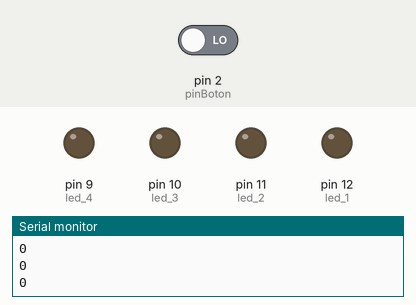
This sketch was run on a simulated Arduino Uno, built with avr-gcc and run on an emulated ATmega328P. Shown: output pins drawn as LEDs (lit = HIGH), the last lines printed to the serial monitor. Inputs (shaded band) come from the test bench; at power-on: pin 2 (pinBoton) LOW. Random numbers use the default seed unless the sketch sets one.

Above: at 8.8 s.
8.9 s: pin 2 (pinBoton) driven HIGH
At 12.4 s:
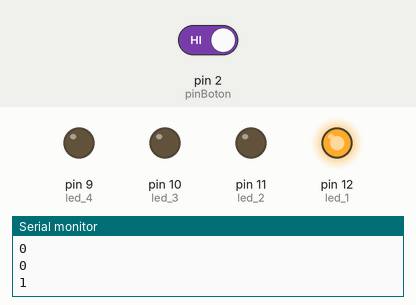
At 13.8 s:
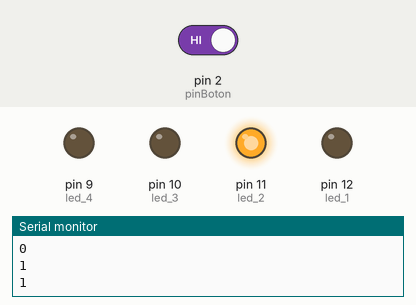
16.5 s: pin 2 (pinBoton) driven LOW
21.5 s: pin 2 (pinBoton) driven HIGH
At 22.5 s:
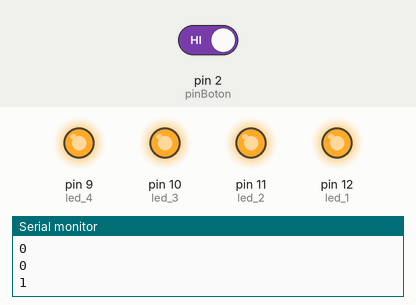
Timing chart, 0 to 36.0 s (numbered marks = the images above; inputs shaded):
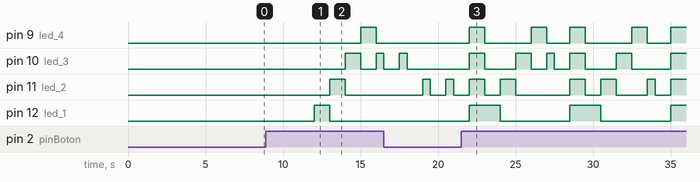

The sketch:

p_03.ino
```cpp
int led_1 = 12;
int led_2 = 11;
int led_3 = 10;
int led_4 = 9;
int pinBoton = 2;
int valorBoton = 0;
int varPlus = 0;
int ranNum;
int RANDOM;

int pinsCount=4;                        // declaring the integer variable pinsCount
int pins[] = {9,10,11,12};          // declaring the array pins[]

void setup() {
  Serial.begin(9600); //activar el serial
  for (int i=0; i<pinsCount; i=i+1){    // counting the variable i
    pinMode(pins[i], OUTPUT);            // initialising the pin at index i of the array of pins as OUTPUT
  }

  pinMode(led_1,OUTPUT); //se ha definido el pin 12 como output de la placa
  pinMode(led_2,OUTPUT); //se ha definido el pin 11 como output de la placa
  pinMode(led_3,OUTPUT); //se ha definido el pin 10 como output de la placa
  pinMode(led_4,OUTPUT); //se ha definido el pin 10 como output de la placa
  pinMode(pinBoton,INPUT); //declaramos que el pin es INPUT, porque es un botón, si fuese un led seria OUTPUT
}


void loop() {

  valorBoton = digitalRead(pinBoton); //recoge el valor del botón
  Serial.println(valorBoton);

    if (valorBoton == 1){
    varPlus += 1;
  }

  switch (varPlus) {

  case 1:
    if (varPlus == 1){
     digitalWrite(led_1, HIGH);
     digitalWrite(led_2, LOW);
     digitalWrite(led_3, LOW);
     digitalWrite(led_4, LOW);
     delay(500);
    }
    break;

  case 2:
    if (varPlus == 2){
     digitalWrite(led_1, LOW);
     digitalWrite(led_2, HIGH);
     digitalWrite(led_3, LOW);
     digitalWrite(led_4, LOW);
     delay(500);
    }
    break;

  case 3:
    if (varPlus == 3){
     digitalWrite(led_1, LOW);
     digitalWrite(led_2, LOW);
     digitalWrite(led_3, HIGH);
     digitalWrite(led_4, LOW);
     delay(500);
    }
    break;

  case 4:
    if (varPlus == 4){
     digitalWrite(led_1, LOW);
     digitalWrite(led_2, LOW);
     digitalWrite(led_3, LOW);
     digitalWrite(led_4, HIGH);
     delay(500);
    }
    break;

  case 5:
    if (varPlus == 5){
     digitalWrite(led_1, LOW);
     digitalWrite(led_2, LOW);
     digitalWrite(led_3, LOW);
     digitalWrite(led_4, LOW);
     RANDOM = random(0, 3);
     digitalWrite(pins[RANDOM], HIGH);
     delay(500);
     digitalWrite(pins[RANDOM], LOW);
     delay(500);
    }
    break;

  case 6:
    if (varPlus == 6){
     digitalWrite(led_1, HIGH);
     digitalWrite(led_2, HIGH);
     digitalWrite(led_3, HIGH);
     digitalWrite(led_4, HIGH);
     delay(500);
     varPlus = 0;
    }
    break;


  default:

    if (varPlus == 0){
     delay(3000);
     digitalWrite(led_1, LOW);
     digitalWrite(led_2, LOW);
     digitalWrite(led_3, LOW);
     digitalWrite(led_4, LOW);
     delay(500);
    }
    break;

}

  delay(500);

}
```

Measured:
- after the input at 8.9 s, pin 9 (led_4): LOW → HIGH after 6.1 s, → LOW 1.0 s later; pin 10 (led_3): LOW → HIGH after 5.1 s, → LOW 1.0 s later, → HIGH 1.0 s later; pin 11 (led_2): LOW → HIGH after 4.1 s, → LOW 1.0 s later; pin 12 (led_1): LOW → HIGH after 3.1 s, → LOW 1.0 s later
- after the input at 21.5 s, pin 12 (led_1): alternates HIGH for 2.0 s and LOW for 4.5 s, starting after 0.50 s
